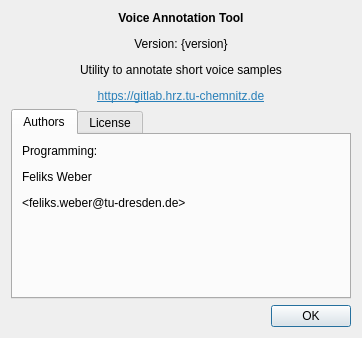
<?xml version="1.0" encoding="UTF-8"?>
<ui version="4.0">
 <class>AboutDialog</class>
 <widget class="QDialog" name="AboutDialog">
  <property name="geometry">
   <rect>
    <x>0</x>
    <y>0</y>
    <width>362</width>
    <height>338</height>
   </rect>
  </property>
  <property name="windowTitle">
   <string>About</string>
  </property>
  <layout class="QVBoxLayout" name="verticalLayout">
   <item>
    <widget class="QLabel" name="descriptionLabel">
     <property name="text">
      <string>&lt;html&gt;&lt;head/&gt;&lt;body&gt;&lt;p align=&quot;center&quot;&gt;&lt;span style=&quot; font-weight:600;&quot;&gt;Voice Annotation Tool&lt;/span&gt;&lt;/p&gt;&lt;p align=&quot;center&quot;&gt;Version: {version}&lt;/p&gt;&lt;p align=&quot;center&quot;&gt;Utility to annotate short voice samples&lt;/p&gt;&lt;p align=&quot;center&quot;&gt;&lt;a href=&quot;https://gitlab.hrz.tu-chemnitz.de/tud-zih-energy/machine-learning/voice-annotation-tool&quot;&gt;&lt;span style=&quot; text-decoration: underline; color:#2980b9;&quot;&gt;https://gitlab.hrz.tu-chemnitz.de&lt;/span&gt;&lt;/a&gt;&lt;/p&gt;&lt;/body&gt;&lt;/html&gt;</string>
     </property>
     <property name="textFormat">
      <enum>Qt::RichText</enum>
     </property>
     <property name="wordWrap">
      <bool>false</bool>
     </property>
     <property name="openExternalLinks">
      <bool>true</bool>
     </property>
    </widget>
   </item>
   <item>
    <widget class="QTabWidget" name="tabWidget">
     <property name="currentIndex">
      <number>0</number>
     </property>
     <widget class="QWidget" name="tab">
      <attribute name="title">
       <string>Authors</string>
      </attribute>
      <layout class="QVBoxLayout" name="verticalLayout_2">
       <item>
        <widget class="QLabel" name="label_2">
         <property name="text">
          <string>&lt;html&gt;&lt;head/&gt;&lt;body&gt;&lt;p&gt;Programming:&lt;/p&gt;&lt;p&gt;Feliks Weber&lt;/p&gt;&lt;p&gt;&amp;lt;feliks.weber@tu-dresden.de&amp;gt;&lt;/p&gt;&lt;/body&gt;&lt;/html&gt;</string>
         </property>
         <property name="alignment">
          <set>Qt::AlignLeading|Qt::AlignLeft|Qt::AlignTop</set>
         </property>
         <property name="textInteractionFlags">
          <set>Qt::LinksAccessibleByMouse|Qt::TextSelectableByMouse</set>
         </property>
        </widget>
       </item>
      </layout>
     </widget>
     <widget class="QWidget" name="tab_2">
      <attribute name="title">
       <string>License</string>
      </attribute>
      <layout class="QVBoxLayout" name="verticalLayout_3">
       <item>
        <widget class="QScrollArea" name="scrollArea">
         <property name="widgetResizable">
          <bool>true</bool>
         </property>
         <widget class="QWidget" name="scrollAreaWidgetContents">
          <property name="geometry">
           <rect>
            <x>0</x>
            <y>0</y>
            <width>305</width>
            <height>519</height>
           </rect>
          </property>
          <layout class="QVBoxLayout" name="verticalLayout_4">
           <item>
            <widget class="QLabel" name="label_3">
             <property name="text">
              <string>&lt;html&gt;&lt;head/&gt;&lt;body&gt;&lt;p&gt;This program is free software: you can redistribute it and/or modify it under the terms of the GNU General Public License as published by the Free Software Foundation, either version 3 of the License, or (at your option) any later version.&lt;/p&gt;&lt;p&gt;This program is distributed in the hope that it will be useful, but WITHOUT ANY WARRANTY; without even the implied warranty of MERCHANTABILITY or FITNESS FOR A PARTICULAR PURPOSE. See the GNU General Public License for more details.&lt;/p&gt;&lt;p&gt;You should have received a copy of the GNU General Public License along with this program. If not, see &amp;lt;https://www.gnu.org/licenses/&amp;gt;. &lt;/p&gt;&lt;/body&gt;&lt;/html&gt;</string>
             </property>
             <property name="wordWrap">
              <bool>true</bool>
             </property>
             <property name="textInteractionFlags">
              <set>Qt::LinksAccessibleByMouse|Qt::TextSelectableByMouse</set>
             </property>
            </widget>
           </item>
          </layout>
         </widget>
        </widget>
       </item>
      </layout>
     </widget>
    </widget>
   </item>
   <item>
    <widget class="QDialogButtonBox" name="buttonBox">
     <property name="orientation">
      <enum>Qt::Horizontal</enum>
     </property>
     <property name="standardButtons">
      <set>QDialogButtonBox::Ok</set>
     </property>
    </widget>
   </item>
  </layout>
 </widget>
 <resources/>
 <connections>
  <connection>
   <sender>buttonBox</sender>
   <signal>accepted()</signal>
   <receiver>AboutDialog</receiver>
   <slot>accept()</slot>
   <hints>
    <hint type="sourcelabel">
     <x>224</x>
     <y>485</y>
    </hint>
    <hint type="destinationlabel">
     <x>157</x>
     <y>274</y>
    </hint>
   </hints>
  </connection>
  <connection>
   <sender>buttonBox</sender>
   <signal>rejected()</signal>
   <receiver>AboutDialog</receiver>
   <slot>reject()</slot>
   <hints>
    <hint type="sourcelabel">
     <x>292</x>
     <y>491</y>
    </hint>
    <hint type="destinationlabel">
     <x>286</x>
     <y>274</y>
    </hint>
   </hints>
  </connection>
 </connections>
</ui>
